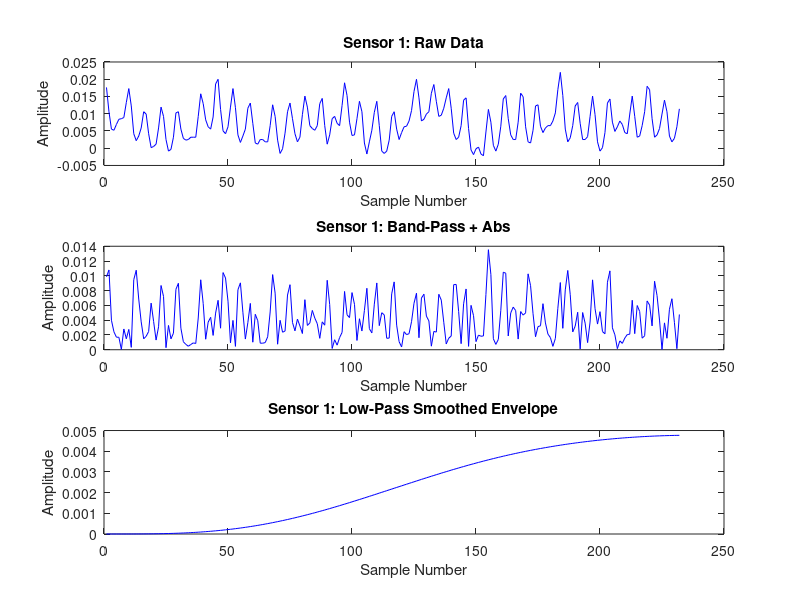

Source code (MATLAB): (Note: this script raises an error after producing the figure.)
% live_plot_separate_thresholds.m
% This script continuously reads live_data.txt, accumulates sensor data,
% processes it in three stages, and displays the results in separate figures.
%
% Processing stages for each sensor:
%   1. Raw Live Data
%   2. Band-Pass Filtered + Absolute Value
%   3. Low-Pass Filtered (Smoothed Envelope) with Threshold Lines
%
% Threshold lines for four finger groups (Pinky, Ring, Middle, Index) are
% drawn only on the low-pass smoothed envelope plots.

%% Threshold Variables (adjust as needed)
% Sensor 1 thresholds
sensor1_pinky_lower  = 0.01;
sensor1_pinky_upper  = 0.02;
sensor1_ring_lower   = 0.02;
sensor1_ring_upper   = 0.03;
sensor1_middle_lower = 0.03;
sensor1_middle_upper = 0.04;
sensor1_index_lower  = 0.04;
sensor1_index_upper  = 0.05;

% Sensor 2 thresholds
sensor2_pinky_lower  = 0.01;
sensor2_pinky_upper  = 0.02;
sensor2_ring_lower   = 0.02;
sensor2_ring_upper   = 0.03;
sensor2_middle_lower = 0.03;
sensor2_middle_upper = 0.04;
sensor2_index_lower  = 0.04;
sensor2_index_upper  = 0.05;

%% Filter Design Parameters
fs = 1000;  % Sampling frequency in Hz

% Butterworth band-pass filter (e.g., 20-450 Hz for EMG)
order_bp = 4;
low_cutoff = 20;   % Hz
high_cutoff = 450; % Hz
[b_bp, a_bp] = butter(order_bp, [low_cutoff high_cutoff] / (fs/2));

% Butterworth low-pass filter for envelope smoothing (e.g., 4 Hz cutoff)
order_lp = 4;
lp_cutoff = 4;   % Hz
[b_lp, a_lp] = butter(order_lp, lp_cutoff / (fs/2));

%% Initialize History Arrays
sensor1_history = [];
sensor2_history = [];

% Initialize state variables for threshold detection
sensor1_current_finger = '';
sensor2_current_finger = '';

% Create figures for Sensor 1 and Sensor 2
figure(1); % Sensor 1
figure(2); % Sensor 2

while true
    % Open the file for reading
    fid = fopen('raw_emg_data.txt', 'r');
    if fid == -1
        disp('Cannot open file. Check the filename or file path.');
        pause(1);
        continue;
    end
    
    % Read entire file content as a string
    fileText = fscanf(fid, '%c');
    fclose(fid);
    
    % Extract sensor data using regular expressions
    sensor1_tokens = regexp(fileText, 'Sensor\s*1:\s*\[(.*?)\]', 'tokens');
    sensor2_tokens = regexp(fileText, 'Sensor\s*2:\s*\[(.*?)\]', 'tokens');
    
    % Convert tokens to numeric arrays if available
    if ~isempty(sensor1_tokens)
        sensor1_data = str2num(sensor1_tokens{1}{1});  %#ok<ST2NM>
    else
        sensor1_data = [];
    end
    
    if ~isempty(sensor2_tokens)
        sensor2_data = str2num(sensor2_tokens{1}{1});  %#ok<ST2NM>
    else
        sensor2_data = [];
    end
    
    % Append new data to the cumulative history
    sensor1_history = [sensor1_history, sensor1_data];
    sensor2_history = [sensor2_history, sensor2_data];
    
    % --- Processing Sensor Data ---
    % Stage 1 & 2: Band-Pass Filter then take Absolute Value
    sensor1_bp_abs = abs(filter(b_bp, a_bp, sensor1_history));
    sensor2_bp_abs = abs(filter(b_bp, a_bp, sensor2_history));
    
    % Stage 3: Low-Pass Filter for envelope smoothing
    sensor1_env = filter(b_lp, a_lp, sensor1_bp_abs);
    sensor2_env = filter(b_lp, a_lp, sensor2_bp_abs);
    
    % --- Check for Sensor 1 Threshold Crossing ---
    if ~isempty(sensor1_env)
        currentValue = sensor1_env(end);  % Latest envelope value for Sensor 1
        newFinger = '';  % Determine which threshold is currently met
    
        % Check thresholds in descending order (higher thresholds take precedence)
        if currentValue >= sensor1_index_lower
            newFinger = 'i';
        elseif currentValue >= sensor1_middle_lower
            newFinger = 'm';
        elseif currentValue >= sensor1_ring_lower
            newFinger = 'r';
        elseif currentValue >= sensor1_pinky_lower
            newFinger = 'p';
        end
    
        % Log new event only if the threshold state has changed
        if ~isempty(newFinger) && ~strcmp(newFinger, sensor1_current_finger)
            fid_out = fopen('finger_output.txt', 'a');
            fprintf(fid_out, 'Sensor1: %s\n', newFinger);
            fclose(fid_out);
            % Print to console as well
            disp(['Sensor 1: ' newFinger]);  % This will print the output to the console
            sensor1_current_finger = newFinger;
        end
 
        % Reset the trigger state when the signal drops below the pinky threshold
        if currentValue < sensor1_pinky_lower
            sensor1_current_finger = '';
        end
    end
    
    % --- Check for Sensor 2 Threshold Crossing ---
    if ~isempty(sensor2_env)
        currentValue2 = sensor2_env(end);  % Latest envelope value for Sensor 2
        newFinger2 = '';
    
        if currentValue2 >= sensor2_index_lower
            newFinger2 = 'i';
        elseif currentValue2 >= sensor2_middle_lower
            newFinger2 = 'm';
        elseif currentValue2 >= sensor2_ring_lower
            newFinger2 = 'r';
        elseif currentValue2 >= sensor2_pinky_lower
            newFinger2 = 'p';
        end
            
        % Log new event only if the threshold state has changed
        if ~isempty(newFinger2) && ~strcmp(newFinger2, sensor2_current_finger)
            fid_out = fopen('finger_output.txt', 'a');
            fprintf(fid_out, 'Sensor2: %s\n', newFinger2);
            fclose(fid_out);
            % Print to console as well
            disp(['Sensor 2: ' newFinger2]);  % This will print the output to the console
            sensor2_current_finger = newFinger2;
        end

    
        if currentValue2 < sensor2_pinky_lower
            sensor2_current_finger = '';
        end
    end
    
    % --- Plotting for Sensor 1 ---
    figure(1);
    clf;  % Clear figure
    % Subplot 1: Raw Data
    subplot(3,1,1);
    plot(sensor1_history, 'b');
    title('Sensor 1: Raw Data');
    xlabel('Sample Number'); ylabel('Amplitude');
    
    % Subplot 2: Band-Pass Filtered + Absolute Value
    subplot(3,1,2);
    plot(sensor1_bp_abs, 'b');
    title('Sensor 1: Band-Pass + Abs');
    xlabel('Sample Number'); ylabel('Amplitude');
    
    % Subplot 3: Low-Pass Smoothed Envelope with Threshold Lines
    subplot(3,1,3);
    plot(sensor1_env, 'b');
    title('Sensor 1: Low-Pass Smoothed Envelope');
    xlabel('Sample Number'); ylabel('Amplitude');
    hold on;
    yline(sensor1_pinky_lower, '--g', 'Pinky Lower');
    yline(sensor1_pinky_upper, '--g', 'Pinky Upper');
    yline(sensor1_ring_lower, '--m', 'Ring Lower');
    yline(sensor1_ring_upper, '--m', 'Ring Upper');
    yline(sensor1_middle_lower, '--c', 'Middle Lower');
    yline(sensor1_middle_upper, '--c', 'Middle Upper');
    yline(sensor1_index_lower, '--k', 'Index Lower');
    yline(sensor1_index_upper, '--k', 'Index Upper');
    hold off;
    
    % --- Plotting for Sensor 2 ---
    figure(2);
    clf;  % Clear figure
    % Subplot 1: Raw Data
    subplot(3,1,1);
    plot(sensor2_history, 'r');
    title('Sensor 2: Raw Data');
    xlabel('Sample Number'); ylabel('Amplitude');
    
    % Subplot 2: Band-Pass Filtered + Absolute Value
    subplot(3,1,2);
    plot(sensor2_bp_abs, 'r');
    title('Sensor 2: Band-Pass + Abs');
    xlabel('Sample Number'); ylabel('Amplitude');
    
    % Subplot 3: Low-Pass Smoothed Envelope with Threshold Lines
    subplot(3,1,3);
    plot(sensor2_env, 'r');
    title('Sensor 2: Low-Pass Smoothed Envelope');
    xlabel('Sample Number'); ylabel('Amplitude');
    hold on;
    yline(sensor2_pinky_lower, '--g', 'Pinky Lower');
    yline(sensor2_pinky_upper, '--g', 'Pinky Upper');
    yline(sensor2_ring_lower, '--m', 'Ring Lower');
    yline(sensor2_ring_upper, '--m', 'Ring Upper');
    yline(sensor2_middle_lower, '--c', 'Middle Lower');
    yline(sensor2_middle_upper, '--c', 'Middle Upper');
    yline(sensor2_index_lower, '--k', 'Index Lower');
    yline(sensor2_index_upper, '--k', 'Index Upper');
    hold off;
    
    drawnow;
    pause(0.5);  % Adjust pause interval as needed
end
